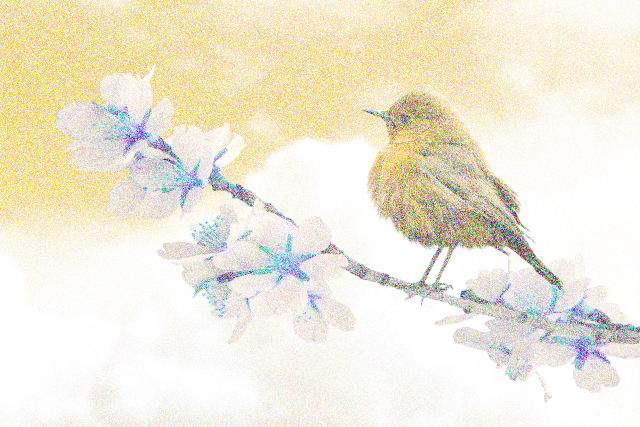
#> input picture Set-1/5-noisy-image.png, 1280 x 853 px (shown at 1/2 size)
$ python Question5.py
#> lines starting #> are read from the running program, lines starting #| are printed output that depends on the picture; after the words box and inside, x2 and y2 are one past the last pixel; in counts of white or black regions, pixels touching at a corner belong together
import cv2
import numpy as np
from google.colab.patches import cv2_imshow
from google.colab import files

# Upload an image
print("Upload an image:")
uploaded = files.upload()
#> the answer given: 5-noisy-image.png
img_path = list(uploaded.keys())[0]
img = cv2.imread(img_path)
#> img is the input picture: shape (853, 1280, 3); mean B, G, R 216.8, 234.1, 240.1

# Resize if needed
# img = cv2.resize(img, (512, 512))  # Optional for large images


# Convert to grayscale
gray = cv2.cvtColor(img, cv2.COLOR_BGR2GRAY)


# Enhancement operations
# a. Brightness enhancement
bright = cv2.convertScaleAbs(img, alpha=1, beta=50)

# b. Contrast enhancement
contrast = cv2.convertScaleAbs(img, alpha=2, beta=0)

# c. Complement of image
complement = 255 - img
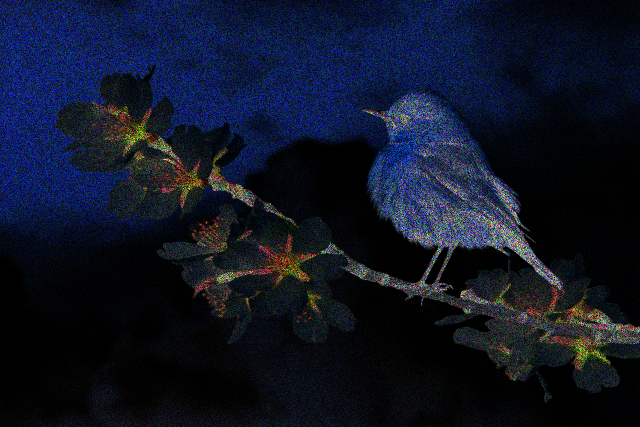
#> complement: shape (853, 1280, 3) (shown at 1/2 size); mean B, G, R 38.2, 20.9, 14.9

# d. Bi-level contrast
_, binary = cv2.threshold(gray, 127, 255, cv2.THRESH_BINARY)
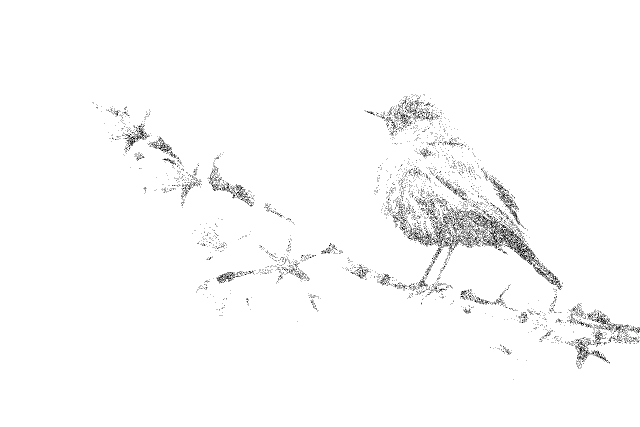
#> binary: shape (853, 1280) (shown at 1/2 size); 98.2% white; black in thin lines or dots, all inside (x1, y1, x2, y2) = (185, 188, 1280, 760)

# e. Brightness slicing
brightness_sliced = np.where((gray > 100) & (gray < 180), 255, gray).astype(np.uint8)
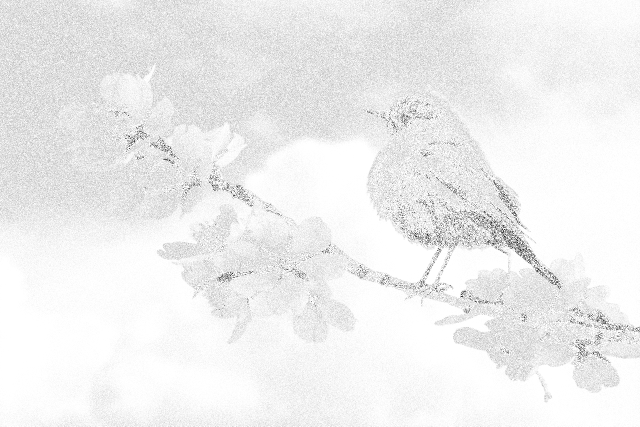
#> brightness_sliced: shape (853, 1280) (shown at 1/2 size); min 1, max 255, mean 238.4


# Add noise to the image
def add_gaussian_noise(img, mean=0, std=25):
#> called with mean = 0, std = 25
    noise = np.random.normal(mean, std, img.shape).astype(np.uint8)
    noisy = cv2.add(img, noise)
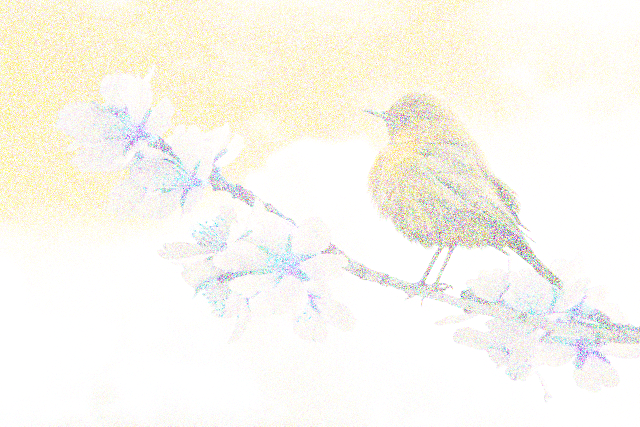
#> noisy: shape (853, 1280, 3) (shown at 1/2 size); mean B, G, R 238.9, 247.4, 249.8
    return noisy

# [11 lines of commented-out code are left out]

img = add_gaussian_noise(img)  # ✅ Now working with noisy image


# f. Low-pass filtering
low_pass = cv2.GaussianBlur(img, (11, 11), 0)

# g. High-pass filtering
kernel = np.array([[-1, -1, -1],
                   [-1,  9, -1],
                   [-1, -1, -1]])
high_pass = cv2.filter2D(img, -1, kernel)
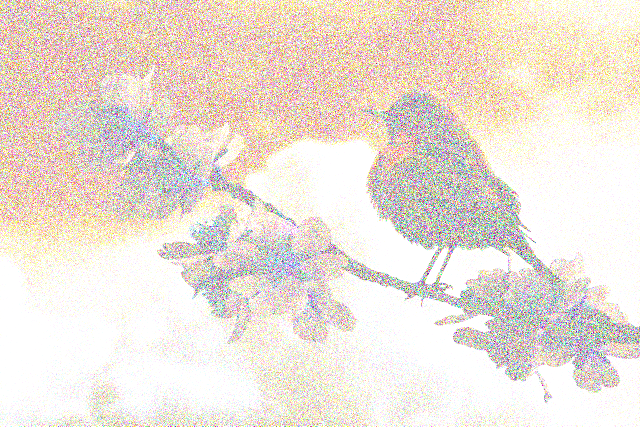
#> high_pass: shape (853, 1280, 3) (shown at 1/2 size); mean B, G, R 216.2, 225.9, 236.2

# Display results
titles = ['Noisy Image', 'Brightness Enhanced', 'Contrast Enhanced', 'Complement',
          'Bi-level Contrast', 'Brightness Sliced', 'Low-pass Filtered', 'High-pass Filtered']
images = [img, bright, contrast, complement, binary, brightness_sliced, low_pass, high_pass]

for title, image in zip(titles, images):
    print(f"\n✅ {title}")
    if len(image.shape) == 2:
        cv2_imshow(image)
    else:
        cv2_imshow(cv2.cvtColor(image, cv2.COLOR_BGR2RGB))
#> this loop made 8 passes
#> title on passes 1 to 8: 'Noisy Image', 'Brightness Enhanced', 'Contrast Enhanced', 'Complement', 'Bi-level Contrast', 'Brightness Sliced', 'Low-pass Filtered', 'High-pass Filtered'
#| ✅ Noisy Image
#| ✅ Brightness Enhanced
#| ✅ Contrast Enhanced
#| ✅ Complement
#| ✅ Bi-level Contrast
#| ✅ Brightness Sliced
#| ✅ Low-pass Filtered
#| ✅ High-pass Filtered
#> pass 1, `cv2_imshow(cv2.cvtColor(image, cv2.COLOR_BGR2RGB))`:
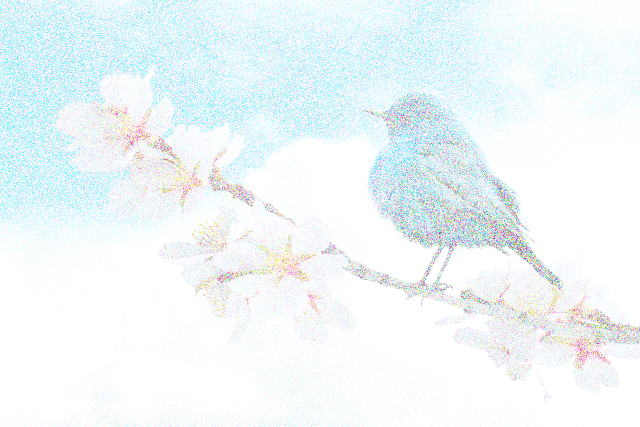
#> shown: shape (853, 1280, 3) (shown at 1/2 size); mean B, G, R 249.8, 247.4, 238.9
#> pass 2, `cv2_imshow(cv2.cvtColor(image, cv2.COLOR_BGR2RGB))`:
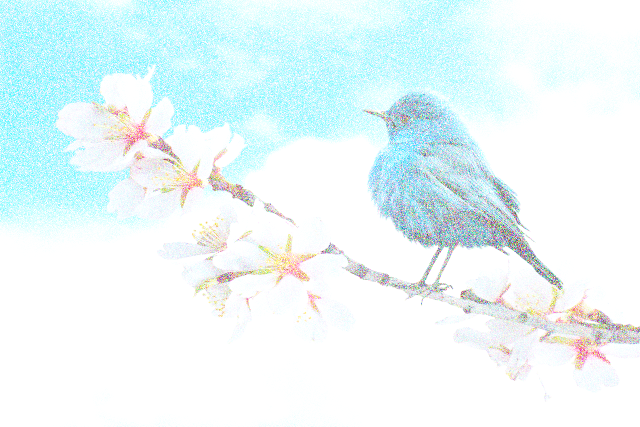
#> shown: shape (853, 1280, 3) (shown at 1/2 size); mean B, G, R 249.8, 248.2, 233.8
